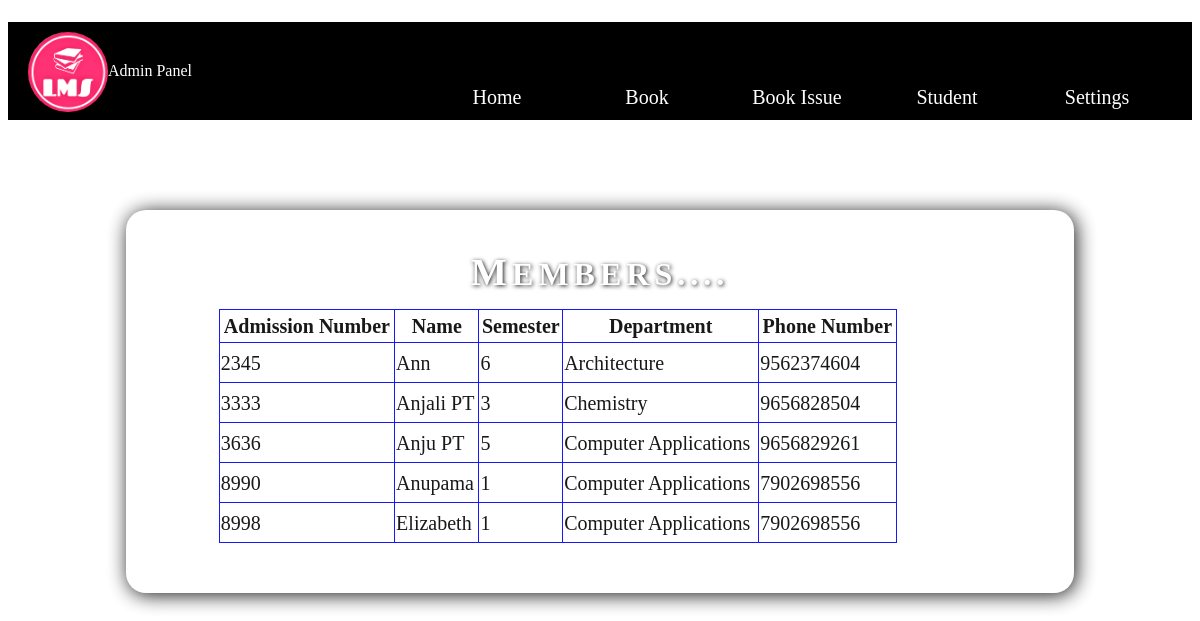
The page /View_Student.php on the database its author committed.
### tables this page shows
CREATE TABLE `student` (
  `Admission_No` int(11) NOT NULL,
  `Name` varchar(50) NOT NULL,
  `Semester` varchar(20) NOT NULL,
  `Department` varchar(50) NOT NULL,
  `Phone_No` bigint(20) NOT NULL,
  `Status` varchar(10) NOT NULL
);

### View_Student.php (the view, shortened to what this page needs)
<html>
<head>
<link rel="stylesheet" type="text/css" href="lms_1.css">
</head>
<body><br><br><br>
<?php
	include('A_Fields.php');
?>
<div class="view_book">
<h1><big>M</big>EMBERS....</h1>
<?php
include ("Connection.php");
$query="select * from student where Status='Approved'";
$values=mysqli_query($conn,$query);
if(mysqli_num_rows($values))
{
	echo "<table align=center border=1  width=80% height=20%>
		<th>Admission Number</th>
		<th>Name</th>
		<th>Semester</th>
		<th>Department</th>
		<th>Phone Number</th></tr>";
	while($row=mysqli_fetch_assoc($values))
	{
		echo "<tr><td>".$row['Admission_No']."</td>
		<td>".$row['Name']."</td>
		<td>".$row['Semester']."</td>
		<td>";
		$dept=$row['Department'];
		switch($dept){
			case "MCA"		 :	$dept="Computer Applications";
								break;
			case "Arch"		 :  $dept="Architecture";
								break;
			case "Chem"		 :	$dept="Chemistry";
								break;
		}
		echo $dept."</td>
		<td>".$row['Phone_No']."</td>
		</tr>";
	}
}
else
{
	echo "Error : ".$query.mysqli_error($conn);
}
?></div></body>
</html>

### lms_1.css (style rules this page uses)
body { background-repeat:no-repeat;background-size:cover; background-image:url("lms.jpg");font-family: constantia; }
.book_issue h1,.issued h1, .add_book h1,.reg h1, .accnt h1, .view_book h1 { color: white;padding:0;margin:0; text-shadow: 1px 1px 4px black;margin-bottom:15px;letter-spacing:5px;word-spacing:5px; }
.issued table,.view_book table { margin-left:5%;font-size:20px ; border-collapse:collapse; border-color:blue; margin-bottom:10px; line-height:30px; }
.issued th,td,.view_book th,td { text-align:center; }
.view_book { width:80%;background-color:white;color:black;padding:40px 50px; margin: 8% auto;margin-top:90px;margin-bottom:20px;text-align: center; border-radius: 20px;box-sizing:border-box;opacity:.9;box-shadow:2px 2px 20px black; }
.add_book th,td { text-align:left;height:30px; }
.reg th,td { text-align:left;height:40px; }
.accnt th,td { text-align:left;height:40px; }

### View_Student.php (style rules this page uses)
td { text-align:center; }
.view_book table { margin-left:20%; }

### rows shown on the page
student: Admission_No "2345", Name "Ann", Semester "6", Department "Architecture", Phone_No "9562374604"
student: Admission_No "3333", Name "Anjali PT", Semester "3", Department "Chemistry", Phone_No "9656828504"
student: Admission_No "3636", Name "Anju PT", Semester "5", Department "Computer Applications", Phone_No "9656829261"
student: Admission_No "8990", Name "Anupama", Semester "1", Department "Computer Applications", Phone_No "7902698556"
student: Admission_No "8998", Name "Elizabeth", Semester "1", Department "Computer Applications", Phone_No "7902698556"
